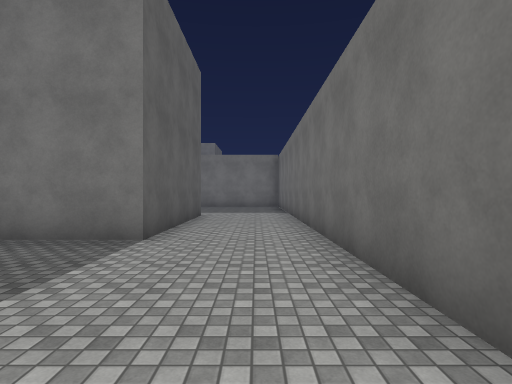
view 1 (above)

19 first-person views from a walk through a scene from a Unity 3-D project. The camera is 1.5 m above the floor, looks level and sees 80° across. The floor is counted in squares, 2 m on a side. Each view is taken from the middle of a square. On the plan, view 1 faces up. The plan holds only what a view shows up to about 10 squares ahead; the rest is blank. The place goes on beyond the plan. The player character is not drawn. Some animated figures are not drawn. Surface patterns are stand-ins for the level's own textures.

view 2
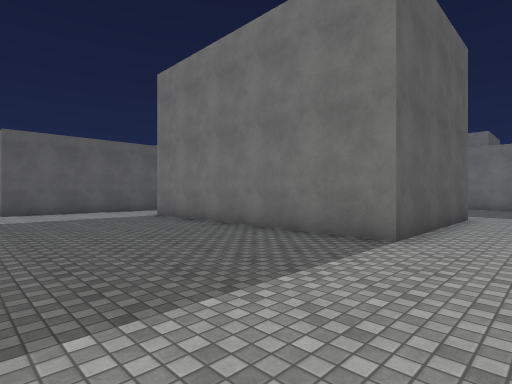

view 3
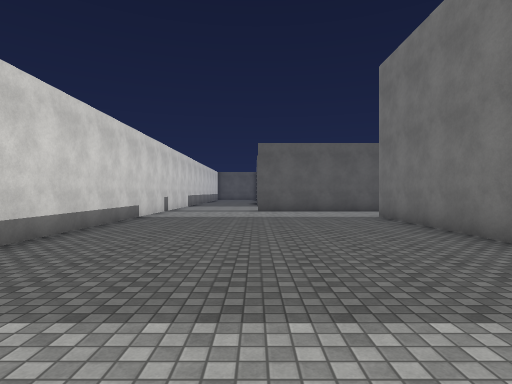

view 4
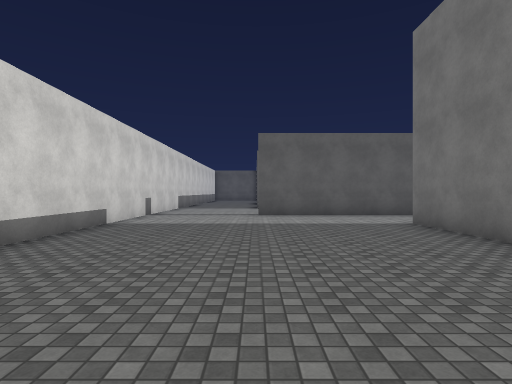

view 5
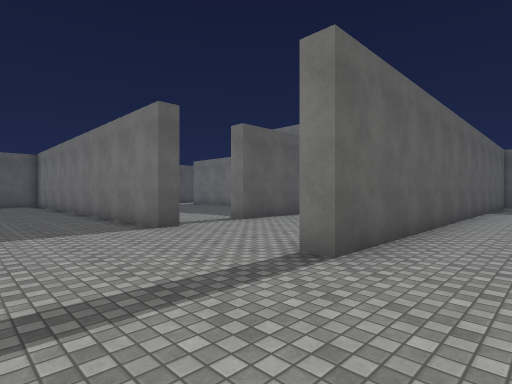

view 6
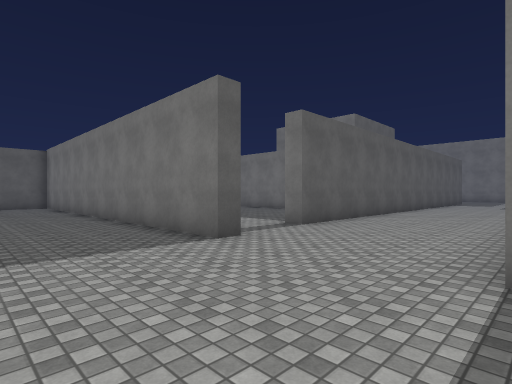

view 7
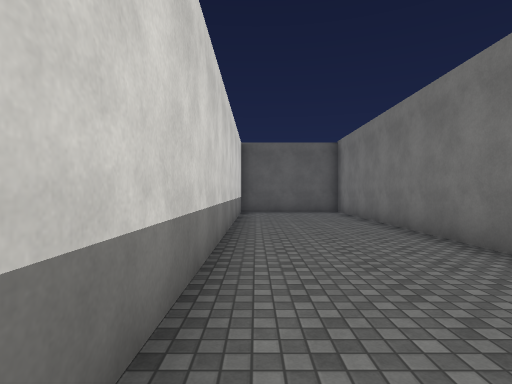

view 8
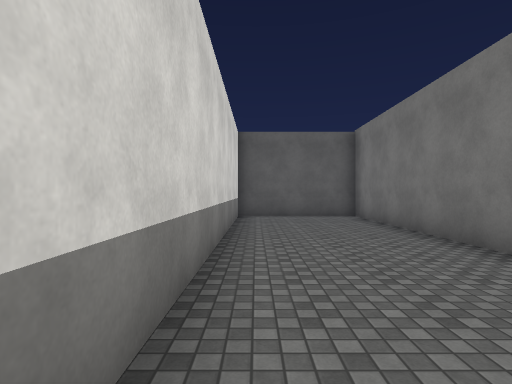

view 9
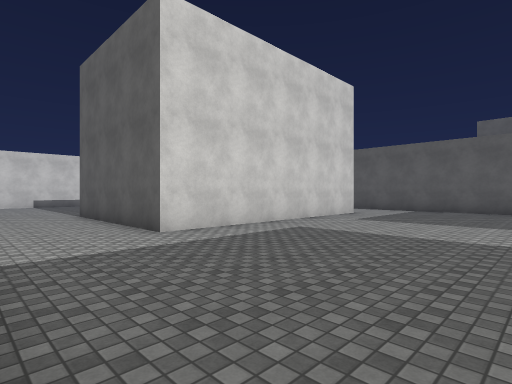

view 10
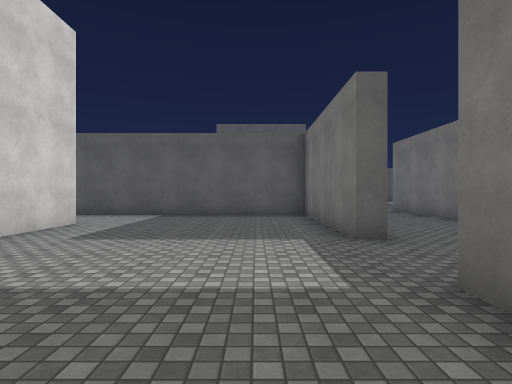

view 11
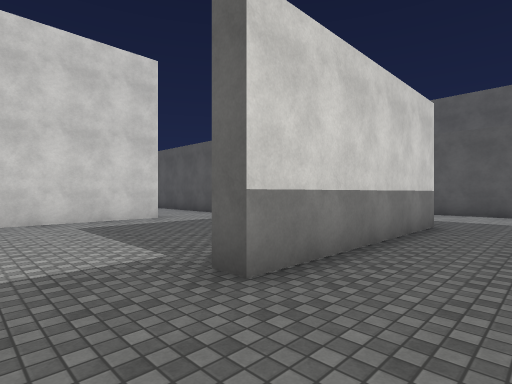

view 12
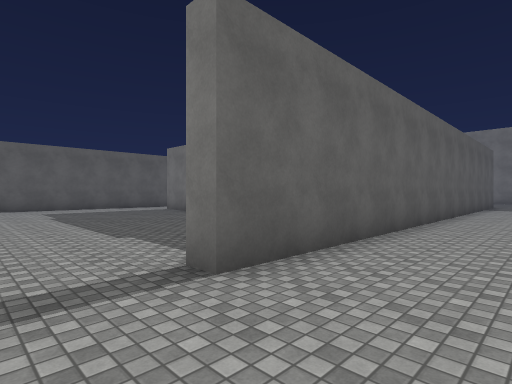

view 13
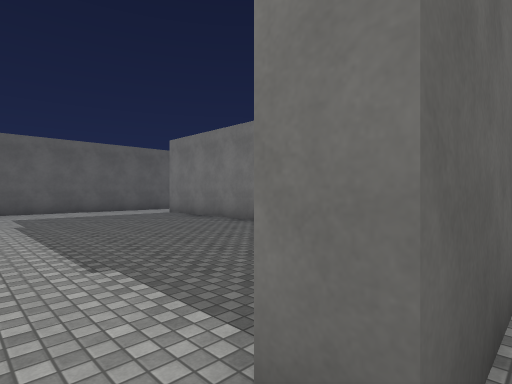

view 14
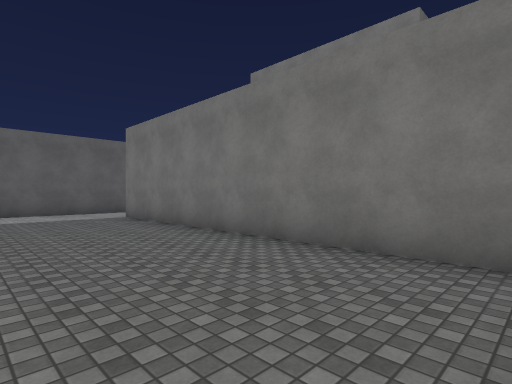

view 15
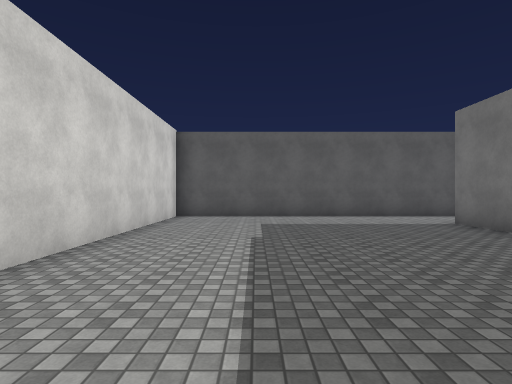

view 16
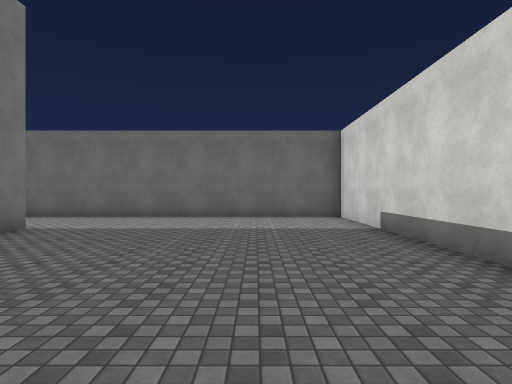

view 17
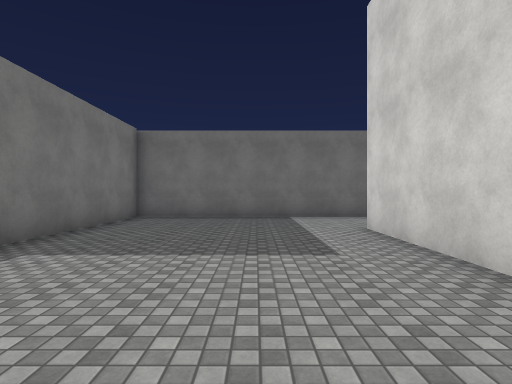

view 18
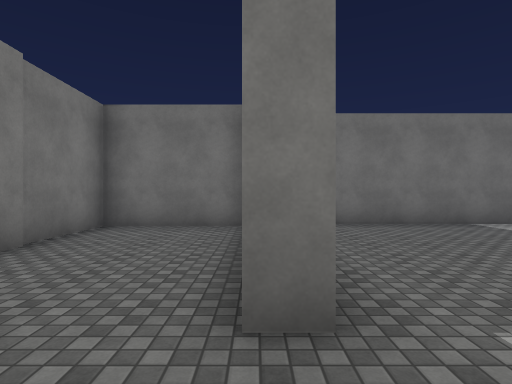

view 19
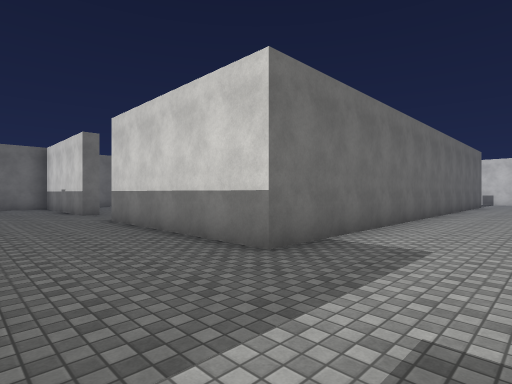

### Floor plan
Points are (right, up) in squares from view 1. A wall is a line through its corners. A room is listed if a view was taken in it or the views show most of it. See-through windows are left out.
Room 1 (views 1, 2, 3, 4, 5, 6, 7, 8, 9, 10, 11, 12, 13, 16, 17, 18, 19)
walls: (-12.3, 7.6) (-12.3, 16.1) (-6.8, 16.1) (-6.8, 15.6) (-11.8, 15.6) (-11.8, 1.1) (-12.4, 1.1); (-9.2, 9.7) (-1.7, 9.7) (-1.7, 4.7) (-9.2, 4.7); (-15.9, 1.6) (-15.9, 1.1) (-28.3, 1.1) (-28.3, -2.6); (-12, -2.5) (1.2, -2.5) (1.2, 15.6) (-4.4, 15.6) (-4.4, 16.1) (-3.8, 16.1); (-16.2, 17.1) (-16.2, 3.7); (-10, 19.3) (-12, 19.3); (0.6, 16.2) (0.6, 19.3) (-2.2, 19.3); (-28, -2.5) (-17.6, -2.5)
ways out: opening at (-16, 2.5) to room 2; opening at (-14.5, 19)
Room 2 (views 14, 15)
walls: (-17.2, 8.7) (-26.2, 8.7); (-16.2, 3.7) (-16.8, 3.7); (-28.3, 10.1) (-28.3, 1.6) (-21.9, 1.6)
ways out: opening at (-16, 2.5) to room 1; opening at (-27.5, 9)

Where each view was taken, in squares from view 1:
view 1: 0 up, 0 right, facing up
view 2: 0 up, 0 right, facing up-left
view 3: 1 up, 0 right, facing left
view 4: 1 up, 2 left, facing left
view 5: 2 down, 10 left, facing up-left
view 6: 2 down, 12 left, facing up-left
view 7: 2 down, 17 left, facing left
view 8: 2 down, 19 left, facing left
view 9: 15 up, 1 right, facing down-left
view 10: 14 up, 2 left, facing left
view 11: 18 up, 5 left, facing down-left
view 12: 2 up, 14 left, facing up-left
view 13: 3 up, 16 left, facing up-left
view 14: 5 up, 17 left, facing up-left
view 15: 4 up, 19 left, facing left
view 16: 0 up, 8 left, facing right
view 17: 12 up, 8 left, facing right
view 18: 16 up, 6 left, facing right
view 19: 19 up, 15 left, facing down-right
